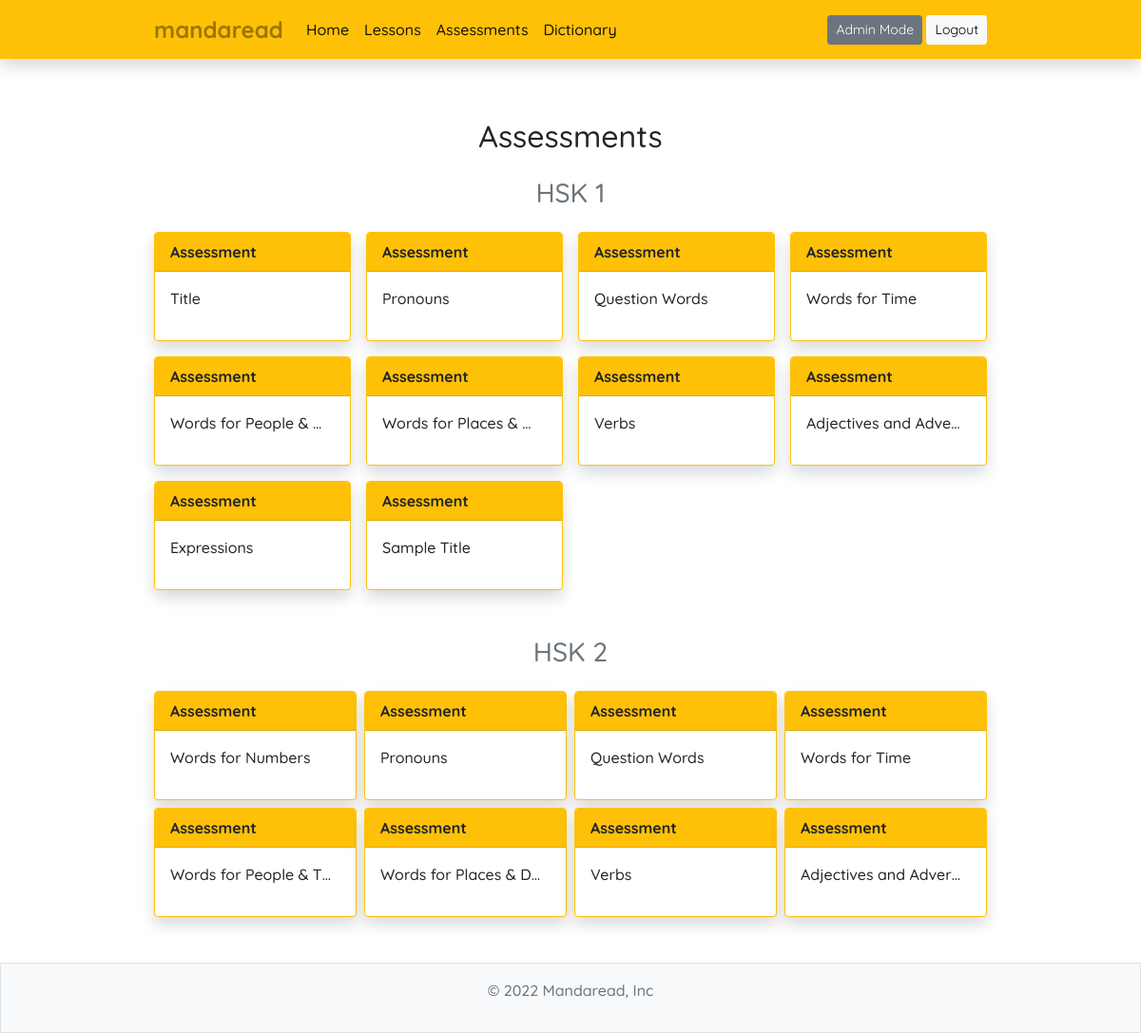
Screenshot of /assessments/ (signed in) with the database file from the repository.
### lessonbank/models.py (models this page shows, shortened)
class LessonBank(models.Model):
    hsk = models.PositiveIntegerField(default=1, null=False, blank=False, validators=[MinValueValidator(1), MaxValueValidator(2)])
    title = models.CharField(max_length=255, null=False, blank=False)
    description = models.TextField(null=False, blank=False)
    read_by = models.ManyToManyField(User, blank=True)
    enable_table = models.BooleanField(default=True)

### assessments/views.py (the view)
# urls.py: path('', views.AssessmentsListView.as_view(), name='mandaread-assessments')
class AssessmentsListView(ListView):
    template_name = "assessments/assessment_list.html"
    model = LessonBank
    def get_context_data(self, **kwargs):
        context = super().get_context_data(**kwargs)
        context['lesson_list_1'] = LessonBank.objects.filter(hsk=1)
        context['lesson_list_2'] = LessonBank.objects.filter(hsk=2)
        return context

### assessments/templates/assessments/assessment_list.html
{% extends 'mandaread/base.html' %}
{% block content %}
<div class="container mb-3 mt-4">
    <h2 class="text-center">Assessments</h2>
</div>
<div class="container col-12 col-lg-9 mb-5">
    <h3 class="mb-4 text-center text-muted">HSK 1</h3>
    <div class="row row-cols-2 row-cols-md-3 row-cols-lg-4 g-3">
        {% if lesson_list_1 %}
            {% for lesson in lesson_list_1 %}
                <div class="col d-flex justify-content-center align-items-center">
                    <div class="col-4 card text-white border-warning w-100 shadow" style="max-width: 18rem; height: auto;">
                        <b class="card-header text-dark bg-warning">Assessment {{ lesson.lesson_number }}</b>
                        <div class="card-body d-flex flex-column justify-content-between">
                            <a class="text-dark me-2 mb-3 overflow-hidden text-truncate stretched-link text-decoration-none" href="{% url 'mandaread-assessment' lesson.id %}">{{ lesson.title }}</a>
                        </div>
                    </div>
                </div>
            {% endfor %}
        {% else %}
            <div class="container">
                <h4 class="text-secondary text-center">Oops! no lessons here yet!</h4>
            </div>
        {% endif %}
    </div>
</div>
<div class="container col-12 col-lg-9 mb-5">
    <h3 class="mb-4 text-center text-muted">HSK 2</h3>
    <div class="row row-cols-2 row-cols-md-3 row-cols-lg-4 g-2">
        {% if lesson_list_2 %}
            {% for lesson in lesson_list_2 %}
                <div class="col d-flex justify-content-center align-items-center">
                    <div class="col-4 card text-white border-warning w-100 shadow" style="max-width: 18rem; height: auto;">
                        <b class="card-header text-dark bg-warning">Assessment {{ lesson.lesson_number }}</b>
                        <div class="card-body d-flex flex-column justify-content-between">
                            <a class="text-dark me-2 mb-3 overflow-hidden text-truncate stretched-link text-decoration-none" href="{% url 'mandaread-assessment' lesson.id %}">{{ lesson.title }}</a>
                        </div>
                    </div>
                </div>
            {% endfor %}
        {% else %}
            <div class="container">
                <h4 class="text-secondary text-center">Oops! no lessons here yet!</h4>
            </div>
        {% endif %}
    </div>
</div>
{% endblock %}

### mandaread/static/mandaread/style.css (style rules this page uses)
body { font-family: 'Quicksand', sans-serif; padding-top: 100px; font-weight: 500; }
.card, .btn-admin { z-index: 2; position: relative; }

### rows the page displays
LessonBank: title "Title"
LessonBank: title "Pronouns"
LessonBank: title "Question Words"
LessonBank: title "Words for Time"
LessonBank: title "Words for People &…"
LessonBank: title "Words for Places &…"
LessonBank: title "Verbs"
LessonBank: title "Adjectives and Adve…"
LessonBank: title "Expressions"
LessonBank: title "Sample Title"
LessonBank: title "Words for Numbers"
LessonBank: title "Pronouns"
LessonBank: title "Question Words"
LessonBank: title "Words for Time"
LessonBank: title "Words for People & T…"
LessonBank: title "Words for Places & D…"
LessonBank: title "Verbs"
LessonBank: title "Adjectives and Adver…"
